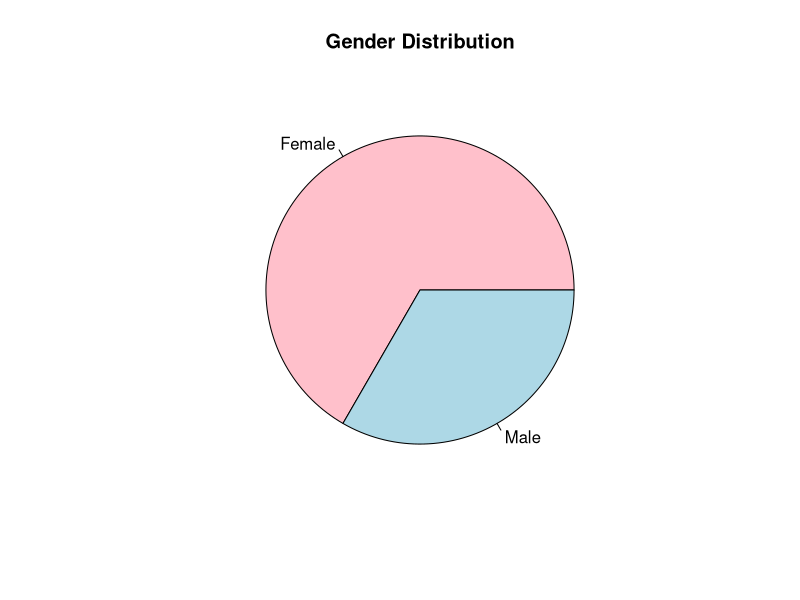

Generate this figure with R:
# Create Data Frame
customer <- data.frame(
  CustomerID = c(1,2,3),
  Gender = c("Female","Male","Female")
)

# Count Gender
gender_count <- table(customer$Gender)

# Pie Chart
pie(gender_count,
    col = c("pink","lightblue"),
    main = "Gender Distribution")
